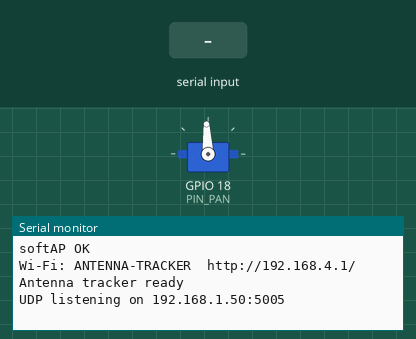
This sketch was run on a simulated ESP32. Parts: servo, the last lines printed to the serial monitor. The test bench sets the inputs (shaded band). WiFi joins after 1.5 s; servers stay silent unless stated; servo pulses on a pin are drawn as a servo (544–2400 µs = 0–180°).

Above: at 1.7 s.
1.8 s: "?\n" received over Serial
At 2.1 s:
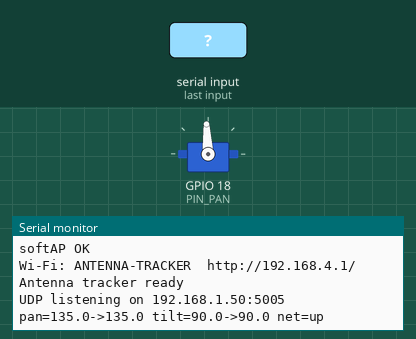
3.3 s: "90,45\n" received over Serial
At 4.5 s:
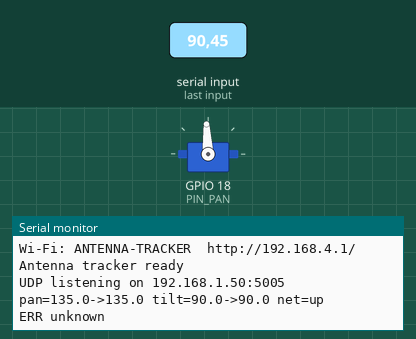
4.8 s: "T90\n" received over Serial
At 5.7 s:
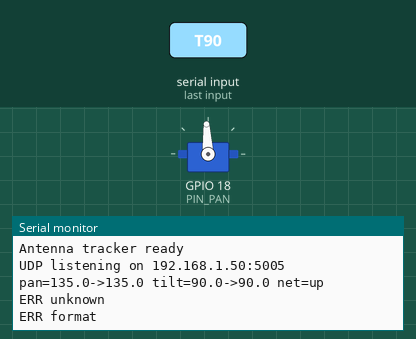

Measured:
- after the input at 1.8 s, the serial monitor: prints a new line at once (image 1)
- after the input at 3.3 s, the serial monitor: prints a new line at once (image 2)
- after the input at 4.8 s, the serial monitor: prints a new line at once (image 3)

The sketch:

antenna_tracker_esp32.ino
```cpp
// ESP32: поворотна платформа антени (пан + тильт, 2 серво).
// Команди з ПК: по USB-serial (115200) І по мережі UDP (Ethernet W5500 або Wi-Fi).
//
// Протокол (рядки закінчуються \n, по UDP можна і без \n):
//   T,az,el     азимут 0..360 (0 = північ), кут місця 0..90  -> антена наводиться
//   P,pan,tilt  прямі кути серво 0..180 (для калібрування)
//   C           центр: pan=90, tilt=90
//   ?           вивести стан
//
// РЕЖИМИ: USE_TILT 0 = тільки поворот по осі на PAN_RANGE_DEG (напр. 270°, одне серво на 270°);
//         USE_TILT 1 = pan + tilt на серво 180° (механіка нижче).
//
// Механіка для USE_TILT 1 (серво на 180°): "через верх". Pan 0..180 покриває півколо азимутів, а коли ціль
// у протилежній півкулі, pan = az-180 і тильт перевертається (tilt = 180 - el).
//   tilt 0   = антена дивиться горизонтально в бік pan
//   tilt 90  = вертикально вгору
//   tilt 180 = горизонтально у протилежний бік
//
// Підключення: сигнал pan -> PIN_PAN, тильт -> PIN_TILT, GND серво -> GND ESP32.
// Серво живіть ОКРЕМО від 5 В (не від ESP32!), мінус спільний з ESP32.

#include <WiFi.h>
#include <WiFiUdp.h>
#include <ETH.h>
#include <SPI.h>
#include <WebServer.h>

// ---------- Мережа ----------
#define NET_MODE 2                 // 0 = Ethernet W5500, 1 = Wi-Fi клієнт (до вашого роутера), 2 = власна Wi-Fi мережа трекера
const char* AP_SSID = "ANTENNA-TRACKER";      // NET_MODE 2: ім'я мережі, яку створює плата
const char* AP_PASS = "Qwert12345";             // NET_MODE 2: пароль (мінімум 8 символів)
// У режимі 2: підключіться до цієї мережі, відкрийте http://192.168.4.1/ (ручне керування), UDP-команди на 192.168.4.1:5005
const char* MY_WIFI_SSID = "ВАШ_WIFI";        // потрібно тільки для NET_MODE 1
const char* MY_WIFI_PASS = "ВАШ_ПАРОЛЬ";
IPAddress TRK_IP(192, 168, 1, 50);       // IP трекера (вільний у вашій мережі!)
IPAddress TRK_GW(192, 168, 1, 1);         // адреса роутера
IPAddress TRK_MASK(255, 255, 255, 0);
IPAddress TRK_DNS(192, 168, 1, 1);
const uint16_t CMD_PORT = 5005;            // порт команд

// Піни модуля W5500 (SPI). Живлення модуля тільки 3.3 В!
const int W5500_SCK  = 25;
const int W5500_MISO = 26;
const int W5500_MOSI = 27;
const int W5500_CS   = 32;
const int W5500_INT  = 33;
const int W5500_RST  = 4;

// ---------- Налаштування ----------
#if defined(CONFIG_IDF_TARGET_ESP32C3)
const int PIN_PAN  = 4;
const int PIN_TILT = 5;
#else
const int PIN_PAN  = 18;
const int PIN_TILT = 19;
#endif

#define USE_TILT 0                  // 0 = тільки поворот по осі (без нахилу), 1 = pan + tilt
const float PAN_RANGE_DEG = 270.0;  // повний хід pan-серво: 270 (серво на 270°) або 180 (звичайне серво)
const float PAN_ZERO_AZ  = 0.0;     // азимут, у який дивиться антена при pan=0 (0 = північ, 90 = схід)
const bool  PAN_REVERSE  = false;   // true, якщо pan крутиться у зворотний бік
const bool  TILT_REVERSE = false;   // true, якщо тильт крутиться у зворотний бік
const float PAN_TRIM     = 0.0;     // підгонка нуля pan, градуси
const float TILT_TRIM    = 0.0;     // підгонка нуля tilt, градуси
const int   SERVO_MIN_US = 500;     // імпульс для 0 градусів (залежить від серво: 500..1000)
const int   SERVO_MAX_US = 2500;    // імпульс для повного ходу (PAN_RANGE_DEG): 2000..2500
const float MAX_SPEED_DPS = 60.0;   // макс. швидкість серво, градусів/с (плавний рух)
// -----------------------------------

const int PWM_FREQ = 50;
const int PWM_RES  = 14;            // 16384 тіків на період 20000 мкс

#ifndef ESP_ARDUINO_VERSION_MAJOR
#define ESP_ARDUINO_VERSION_MAJOR 2
#endif
#if ESP_ARDUINO_VERSION_MAJOR >= 3
void pwmBegin() {
  ledcAttach(PIN_PAN, PWM_FREQ, PWM_RES);
#if USE_TILT
  ledcAttach(PIN_TILT, PWM_FREQ, PWM_RES);
#endif
}
void pwmDuty(int pin, uint32_t d) { ledcWrite(pin, d); }
#else
void pwmBegin() {
  ledcSetup(0, PWM_FREQ, PWM_RES); ledcAttachPin(PIN_PAN, 0);
#if USE_TILT
  ledcSetup(1, PWM_FREQ, PWM_RES); ledcAttachPin(PIN_TILT, 1);
#endif
}
void pwmDuty(int pin, uint32_t d) { ledcWrite(pin == PIN_PAN ? 0 : 1, d); }
#endif

float curPan = PAN_RANGE_DEG / 2, curTilt = 90;      // текуче положення, градуси
float tgtPan = PAN_RANGE_DEG / 2, tgtTilt = 90;      // ціль, градуси
String line;
unsigned long lastStep = 0;

void writeServo(int pin, float deg, float range) {
  deg = constrain(deg, 0.0f, range);
  float us = SERVO_MIN_US + (SERVO_MAX_US - SERVO_MIN_US) * deg / range;
  pwmDuty(pin, (uint32_t)(us * 16384.0f / 20000.0f));
}

// az/el (градуси) -> кути серво pan/tilt
void aimToServos(float az, float el, float &pan, float &tilt) {
  el = constrain(el, 0.0f, 90.0f);
  float rel = fmodf(az - PAN_ZERO_AZ, 360.0f);
  if (rel < 0) rel += 360.0f;
#if USE_TILT
  // pan + tilt на звичайних серво 180°: "через верх"
  if (rel <= 180.0f) { pan = rel;          tilt = el; }
  else               { pan = rel - 180.0f; tilt = 180.0f - el; }
  if (PAN_REVERSE)  pan  = 180.0f - pan;
  if (TILT_REVERSE) tilt = 180.0f - tilt;
  pan  = constrain(pan + PAN_TRIM, 0.0f, 180.0f);
  tilt = constrain(tilt + TILT_TRIM, 0.0f, 180.0f);
#else
  // тільки поворот по осі на PAN_RANGE_DEG (напр. 270°). Якщо азимут у "мертвій зоні",
  // антена стає на найближчий край діапазону.
  if (rel <= PAN_RANGE_DEG) pan = rel;
  else pan = ((rel - PAN_RANGE_DEG) < (360.0f - rel)) ? PAN_RANGE_DEG : 0.0f;
  if (PAN_REVERSE) pan = PAN_RANGE_DEG - pan;
  pan = constrain(pan + PAN_TRIM, 0.0f, PAN_RANGE_DEG);
  tilt = 90;
#endif
}

WiFiUDP udp;
bool udpUp = false;

bool netUp() {
#if NET_MODE == 0
  return ETH.linkUp();
#elif NET_MODE == 2
  return true;
#else
  return WiFi.status() == WL_CONNECTED;
#endif
}

void netBegin() {
#if NET_MODE == 0
  ETH.begin(ETH_PHY_W5500, 1, W5500_CS, W5500_INT, W5500_RST, SPI3_HOST, W5500_SCK, W5500_MISO, W5500_MOSI);
  ETH.config(TRK_IP, TRK_GW, TRK_MASK, TRK_DNS);
#elif NET_MODE == 2
  WiFi.persistent(false);
  WiFi.disconnect(true, true);
  delay(100);
  WiFi.mode(WIFI_AP);
  delay(100);
  WiFi.softAPConfig(IPAddress(192,168,4,1), IPAddress(192,168,4,1), IPAddress(255,255,255,0));
  bool ok = false;
  for (int i = 0; i < 5 && !ok; i++) {            // кілька спроб, канал 1, видима мережа, до 4 клієнтів
    ok = WiFi.softAP(AP_SSID, AP_PASS, 1, 0, 4);
    if (!ok) { Serial.println("softAP FAIL, retry"); delay(300); }
  }
  WiFi.setTxPower(WIFI_POWER_8_5dBm);             // менше струму = менше просідань живлення
  Serial.println(ok ? "softAP OK" : "softAP ERROR");
#else
  WiFi.mode(WIFI_STA);
  WiFi.config(TRK_IP, TRK_GW, TRK_MASK, TRK_DNS);
  WiFi.begin(MY_WIFI_SSID, MY_WIFI_PASS);
#endif
}

// Обробляє один рядок команди, повертає відповідь
String handleLine(String s) {
  s.trim();
  if (s.length() == 0) return "";
  char buf[96];
  char cmd = s[0];
  if (cmd == 'T' || cmd == 'P') {
    int c1 = s.indexOf(',');
    int c2 = s.indexOf(',', c1 + 1);
    if (c1 < 0 || c2 < 0) return "ERR format";
    float a = s.substring(c1 + 1, c2).toFloat();
    float b = s.substring(c2 + 1).toFloat();
    if (cmd == 'T') aimToServos(a, b, tgtPan, tgtTilt);
    else { tgtPan = constrain(a, 0.0f, PAN_RANGE_DEG); tgtTilt = constrain(b, 0.0f, 180.0f); }
    snprintf(buf, sizeof(buf), "OK pan=%.1f tilt=%.1f", tgtPan, tgtTilt);
    return String(buf);
  } else if (cmd == 'C') {
    tgtPan = PAN_RANGE_DEG / 2; tgtTilt = 90;
    return "OK center";
  } else if (cmd == '?') {
    snprintf(buf, sizeof(buf), "pan=%.1f->%.1f tilt=%.1f->%.1f net=%s", curPan, tgtPan, curTilt, tgtTilt, netUp() ? "up" : "down");
    return String(buf);
  }
  return "ERR unknown";
}

#if NET_MODE == 2
WebServer web(80);
const char PAGE[] PROGMEM =
"<!doctype html><meta name=viewport content='width=device-width,initial-scale=1'><title>Трекер</title>"
"<body style='font-family:sans-serif;max-width:420px;margin:20px auto'><h2>Антена трекер</h2>"
"<p>Азимут (град): <b id=a>0</b></p><input id=s type=range min=0 max=360 value=0 style='width:100%'>"
"<p>Висота (град): <b id=e>0</b></p><input id=h type=range min=0 max=90 value=0 style='width:100%'>"
"<p><button onclick=\"c('C')\">Центр</button></p><pre id=r></pre>"
"<script>function c(x){fetch('/cmd?c='+encodeURIComponent(x)).then(r=>r.text()).then(t=>r.textContent=t)}"
"function t(){a.textContent=s.value;e.textContent=h.value;c('T,'+s.value+','+h.value)}"
"s.oninput=t;h.oninput=t;</script>";
void webBegin() {
  web.on("/", []() { web.send_P(200, "text/html; charset=utf-8", PAGE); });
  web.on("/cmd", []() { web.send(200, "text/plain; charset=utf-8", handleLine(web.arg("c"))); });
  web.begin();
}
#endif

void setup() {
  Serial.begin(115200);
  delay(300);
  netBegin();                      // Wi-Fi стартує першим, до серво
  pwmBegin();
  writeServo(PIN_PAN, curPan, PAN_RANGE_DEG);
#if USE_TILT
  writeServo(PIN_TILT, curTilt, 180.0f);
#endif
#if NET_MODE == 2
  webBegin();
  Serial.println(String("Wi-Fi: ") + AP_SSID + "  http://" + WiFi.softAPIP().toString() + "/");
#endif
  Serial.println("Antenna tracker ready");
  lastStep = millis();
}

void loop() {
#if NET_MODE == 2
  web.handleClient();
#endif
  while (Serial.available()) {
    char c = Serial.read();
    if (c == '\n') { String r = handleLine(line); if (r.length()) Serial.println(r); line = ""; }
    else if (c != '\r' && line.length() < 64) line += c;
  }

  // UDP-команди по мережі
  if (!udpUp && netUp()) {
    udp.begin(CMD_PORT);
    udpUp = true;
    Serial.printf("UDP listening on %s:%u\n", TRK_IP.toString().c_str(), CMD_PORT);
  }
  if (udpUp) {
    int n = udp.parsePacket();
    if (n > 0) {
      char pkt[96];
      int len = udp.read(pkt, sizeof(pkt) - 1);
      if (len < 0) len = 0;
      pkt[len] = 0;
      String r = handleLine(String(pkt));
      if (r.length()) {
        udp.beginPacket(udp.remoteIP(), udp.remotePort());
        udp.print(r + "\n");
        udp.endPacket();
      }
    }
  }

  unsigned long now = millis();
  if (now - lastStep >= 20) {                 // шаг 20 мс: плавне наведення
    float dt = (now - lastStep) / 1000.0f;
    lastStep = now;
    float maxStep = MAX_SPEED_DPS * dt;
    float dp = tgtPan - curPan;
    float dt2 = tgtTilt - curTilt;
    curPan  += constrain(dp,  -maxStep, maxStep);
    curTilt += constrain(dt2, -maxStep, maxStep);
    writeServo(PIN_PAN, curPan, PAN_RANGE_DEG);
#if USE_TILT
    writeServo(PIN_TILT, curTilt, 180.0f);
#endif
  }
}
```
